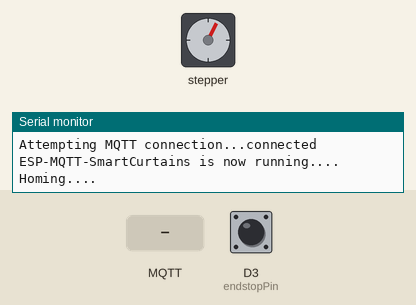
The sketch below on a simulated ESP8266 (NodeMCU). Shown: stepper motor, the last lines printed to the serial monitor. The inputs (shaded band) are chosen by the test bench; at power-on: D3 (endstopPin) HIGH. WiFi joins after 1.5 s; servers stay silent unless stated; no MQTT or app messages arrive unless stated; stepper angles assume 200 steps per turn.

Above: at 2.7 s.
2.8 s: MQTT message "1" arrives on the first subscribed topic
At 3.21 s:
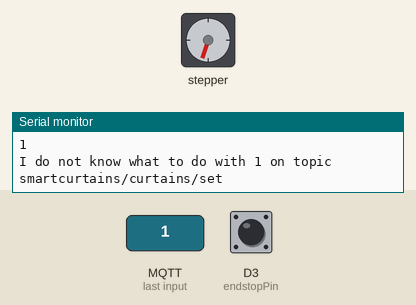
5.8 s: MQTT message "on" arrives on the first subscribed topic
At 6.21 s:
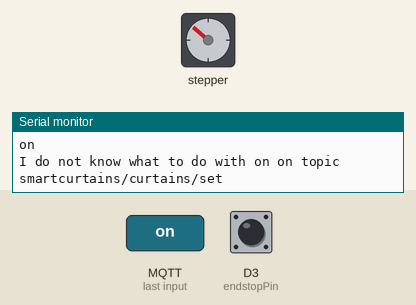
8.8 s: D3 (endstopPin) pulled LOW for 0.15 s
At 10.0 s:
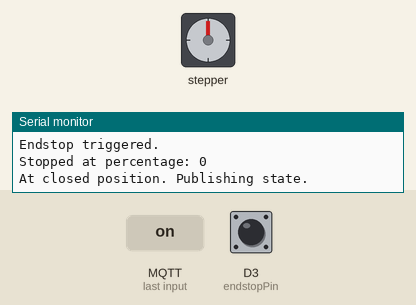
Timing chart, 0 to 11.8 s (numbered marks = the images above; inputs shaded):
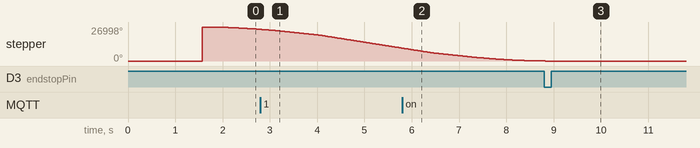

The sketch:

ESP-MQTT-SmartCurtains.ino
```cpp
//ESP-MQTT-SmartCurtains
//Version 1.0
//July 10 2018
//https://github.com/DrCoolHands/ESP-MQTT-SmartCurtains

#include <ESP8266WiFi.h>
#include <AccelStepper.h>
#include <PubSubClient.h>
#include <ESP8266mDNS.h>
#include <Arduino.h>
#include <Chrono.h>


/************ WIFI and MQTT INFORMATION (CHANGE THESE FOR YOUR SETUP) ******************/
#define wifi_ssid "WifiSSID" //type your WIFI information inside the quotes
#define wifi_password "WIFIPassword"
#define mqtt_server "mqtt.domain.com"
#define mqtt_user "mqttuser"
#define mqtt_password "mqttpassword"
#define mqtt_port 1883

/************* MQTT TOPICS (change these topics as you wish)  **************************/
#define command_topic "smartcurtains/curtains/set"
#define state_topic "smartcurtains/curtains/state"
#define position_topic "smartcurtains/curtains/position"

const char* open_cmd = "OPEN";
const char* close_cmd = "CLOSE";
const char* stop_cmd = "STOP";
const char* opened_state = "OPENED";
const char* closed_state = "CLOSED";

/************* HARDWARE PIN DEFINITIONS (Set to match your hardware)***********************/
#define stepPin D0
#define dirPin D1
#define enablePin D2
#define endstopPin D3

/************************* MOVEMENT DEFINITIONS ******************************************/
#define travelDistance 150 //Travel distance in mm
#define stepsPerMM 80 //8th step
#define travelSpeed 200 //mm per second
#define acceleration 1500 //Accel and Decell rates
#define homingRatio 0.5 //Speed ratio of homing compared to regular movements
#define motorTimeout 300 //300 second time out before disabeling the motors

/************************* STEPPER DEFINITIONS ******************************************/
#define dirInvert false
#define stepInvert false
#define enableInvert true

/**************************** GLOBALS ********************************************/
/*********** Shouldn't need to change anything beyond here ***********************/
#define MQTT_MAX_PACKET_SIZE 512
const float stepSpeed = stepsPerMM * travelSpeed;
const long maxSteps = travelDistance * stepsPerMM;
long finalDestination = 0;
bool knowsHome, moving;

WiFiClient espClient;
PubSubClient client(espClient);
AccelStepper stepper(1,stepPin,dirPin);
Chrono motorTimer(Chrono::SECONDS);

/********************************** START SETUP*****************************************/
void setup() {
  Serial.begin(115200, SERIAL_8N1, SERIAL_TX_ONLY);
  while (!Serial)  // Wait for the serial connection to be establised.
    delay(50);
  setup_wifi();

  client.setServer(mqtt_server, mqtt_port);
  client.setCallback(callback);

  stepper.setPinsInverted( dirInvert, stepInvert, enableInvert );
  stepper.setEnablePin(enablePin);
  stepper.setMaxSpeed(stepSpeed);
  stepper.setAcceleration(acceleration);

  pinMode(endstopPin, INPUT_PULLUP);
  attachInterrupt(digitalPinToInterrupt(endstopPin), endstopInterrupt, FALLING);

  Serial.println();
  Serial.println("Ready");
  Serial.print("IPess: ");
  Serial.println(WiFi.localIP());
  reconnect();
  Serial.println("ESP-MQTT-SmartCurtains is now running....");

  goTo(0); //Home to endstop

}

/**********************************Endstop goes low, stop, publish state, set home*****************************************/
void endstopInterrupt(){
  stepper.setCurrentPosition(0);
  knowsHome = true;

  if (moving && stepper.targetPosition() == 0) {
    Serial.println("Endstop triggered.");
    moving = false;
    stepper.stop();
    stepper.setSpeed(stepSpeed); //Go Full Speed!
    publishPosition();
    stepper.setAcceleration(acceleration); //Resume regular acceleration
    if (finalDestination != 0)
      goTo(finalDestination);
  }

}

/********************************** START SETUP WIFI*****************************************/
void setup_wifi() {

  delay(10);
  Serial.println();
  Serial.print("Connecting to ");
  Serial.println(wifi_ssid);

  WiFi.mode(WIFI_STA);
  WiFi.begin(wifi_ssid, wifi_password);

  while (WiFi.status() != WL_CONNECTED) {
    delay(500);
    Serial.print(".");
  }

  Serial.println("");
  Serial.println("WiFi connected");
  Serial.println("IP address: ");
  Serial.println(WiFi.localIP());
}

/********************************** START MQTT CALLBACK*****************************************/

void callback(char* topic, byte* payload, unsigned int length) {

  char* payload_str;
  payload_str = (char*) malloc(length + 1);
  memcpy(payload_str, payload, length);
  payload_str[length] = '\0';
  Serial.println(String(payload_str));

  if ( String(topic) == command_topic ) {
    if (String(payload_str) == open_cmd ) {
      goTo(maxSteps);
      Serial.println("Received Open Command - publishing open state");
    } else if ( String(payload_str) == close_cmd ) {
      goTo(0);
      Serial.println("Received close command");
    } else if ( String(payload_str) == stop_cmd ) {
      stepper.setAcceleration(80000); //stop REALLY fast
      stepper.stop();
      stepper.runToPosition();
      stepper.setAcceleration(acceleration);
      Serial.println("Received stop Command");
    } else {
      Serial.print("I do not know what to do with ");
      Serial.print(String(payload_str));
      Serial.print(" on topic ");
      Serial.println( String(topic));
    }
  }
}

/**********************Move to destination, or home first if requried***************************/
void goTo(long destination){
  finalDestination = destination;
  stepper.enableOutputs();

  if (!knowsHome && digitalRead(endstopPin) == HIGH){
    Serial.println("Homing....");
    stepper.setCurrentPosition(maxSteps*1.25); //Expect we're fully open and a bit more.
    stepper.setSpeed(stepSpeed * homingRatio); // homing speed
    stepper.moveTo(0); //Go Home!
  } else if (!knowsHome && digitalRead(endstopPin) == LOW)
    endstopInterrupt();
  else stepper.moveTo(destination);

  moving = true;
}

/**********************Print Debug info***************************/
void printDebug(){
  Serial.print("Destination: ");
  Serial.println(finalDestination);
  Serial.print("Moving var: ");
  Serial.println(moving);
  Serial.print("Knows home: ");
  Serial.println(knowsHome);
  Serial.print("Endstop status: ");
  Serial.println(digitalRead(endstopPin));
  Serial.print("Current Position: ");
  Serial.println(stepper.currentPosition());
}

/**********************************Calc location as % and publish *****************************************/
void publishPosition(){
  String percentage = String( (int)((float(stepper.currentPosition())/float(maxSteps))*100) );
  char buffer[percentage.length()+1];
  percentage.toCharArray(buffer,sizeof(buffer));
  client.publish(position_topic, buffer);

  Serial.print("Stopped at percentage: ");
  Serial.println(percentage);

  if (stepper.currentPosition() == 0){
    client.publish(state_topic, closed_state, true);
    Serial.println("At closed position. Publishing state.");
  } else {
    client.publish(state_topic, opened_state, true); //cover is concidered opened even at 1%
    Serial.println("Publishing open state");
  }

  motorTimer.restart();
  motorTimer.resume();

}

/********************************** START RECONNECT*****************************************/
void reconnect() {
  // Loop until we're reconnected
  while (!client.connected()) {
    Serial.print("Attempting MQTT connection...");
    // Attempt to connect
    if (client.connect("SmartCurtain", mqtt_user, mqtt_password)) {
      Serial.println("connected");
      client.subscribe(command_topic);
    } else {
      Serial.print("failed, rc=");
      Serial.print(client.state());
      Serial.println(" try again in 5 seconds");
      // Wait 5 seconds before retrying
      delay(5000);
    }
  }
}

/********************************** START MAIN LOOP***************************************/
void loop() {
  if (!client.connected())
    software_Reset();
  client.loop();

  if (moving && stepper.distanceToGo() == 0){
    publishPosition();
    moving = false;
  }

  if (motorTimer.hasPassed(motorTimeout,true)){
    motorTimer.stop();
    stepper.disableOutputs();
    knowsHome = false;
    Serial.println("Motor timeout triggered");
  }

  stepper.run(); //Run the stepper motor if a step is pending.

}

/****reset***/
void software_Reset() // Restarts program from beginning but does not reset the peripherals and registers
{
  Serial.print("resetting");
  ESP.reset();
}
```
